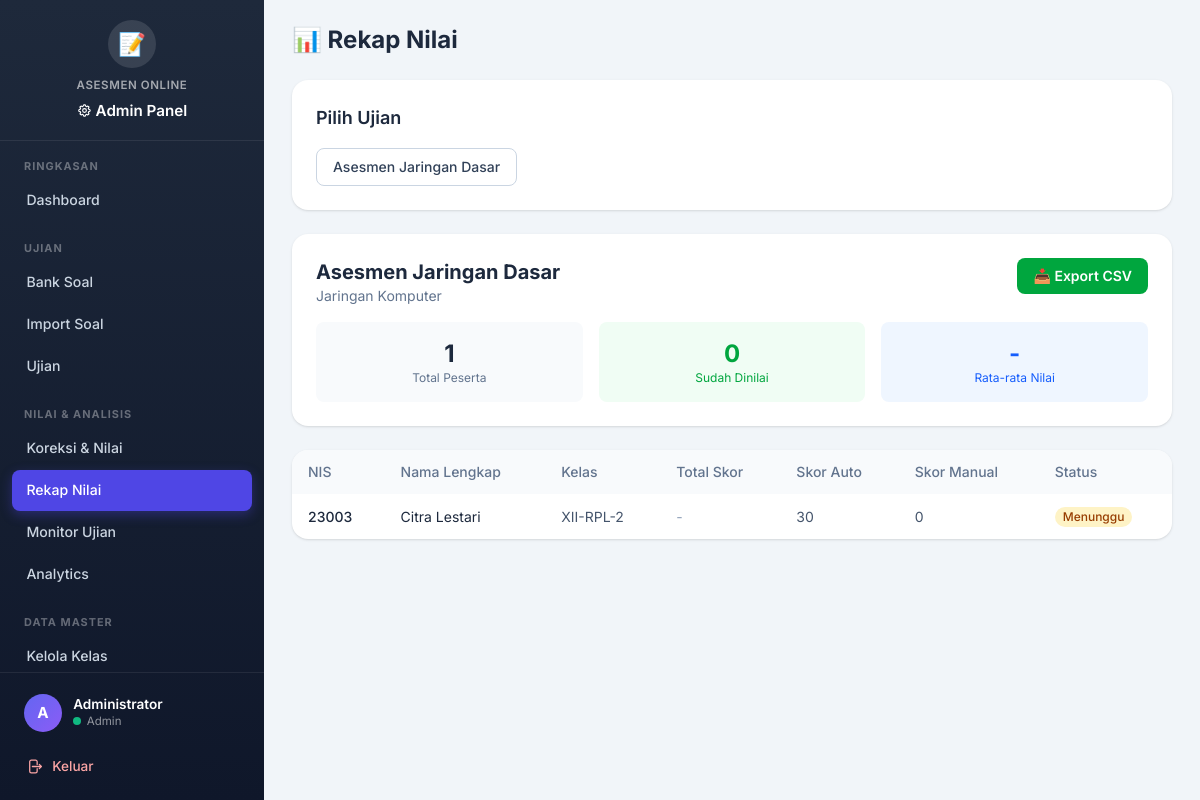
/admin/rekap_nilai.php?ujian=1 (signed in), run on the app's committed database.
### tables this page shows
CREATE TABLE IF NOT EXISTS ujian (
  id INT AUTO_INCREMENT PRIMARY KEY,
  judul VARCHAR(150) NOT NULL,
  mata_pelajaran VARCHAR(100) NULL,
  deskripsi TEXT NULL,
  tanggal_mulai DATETIME NULL,
  tanggal_selesai DATETIME NULL,
  durasi_menit INT NOT NULL DEFAULT 60,
  status ENUM('draft','aktif','selesai') NOT NULL DEFAULT 'draft',
  acak_soal TINYINT(1) NOT NULL DEFAULT 0,
  tampilkan_hasil TINYINT(1) NOT NULL DEFAULT 1,
  created_by INT NULL,
  created_at TIMESTAMP DEFAULT CURRENT_TIMESTAMP,
  updated_at TIMESTAMP DEFAULT CURRENT_TIMESTAMP ON UPDATE CURRENT_TIMESTAMP,
  CONSTRAINT fk_ujian_admin FOREIGN KEY (created_by) REFERENCES admin_users(id) ON DELETE SET NULL,
  KEY idx_ujian_status (status)
);

CREATE TABLE IF NOT EXISTS sesi_ujian (
  id INT AUTO_INCREMENT PRIMARY KEY,
  id_ujian INT NOT NULL,
  id_siswa INT NOT NULL,
  mulai_pada DATETIME NULL,
  berakhir_pada DATETIME NULL,      
  submitted_at DATETIME NULL,
  status ENUM('berlangsung','submitted','dinilai','dikoreksi') NOT NULL DEFAULT 'berlangsung',
  total_skor INT NOT NULL DEFAULT 0,
  total_poin_auto INT NOT NULL DEFAULT 0,
  total_poin_manual INT NOT NULL DEFAULT 0,
  ip_address VARCHAR(45) NULL,
  created_at TIMESTAMP DEFAULT CURRENT_TIMESTAMP,
  CONSTRAINT fk_sesi_ujian FOREIGN KEY (id_ujian) REFERENCES ujian(id) ON DELETE CASCADE,
  CONSTRAINT fk_sesi_siswa FOREIGN KEY (id_siswa) REFERENCES siswa(id) ON DELETE CASCADE,
  UNIQUE KEY uk_sesi (id_ujian, id_siswa),
  KEY idx_sesi_siswa (id_siswa)
);

CREATE TABLE IF NOT EXISTS siswa (
  id INT AUTO_INCREMENT PRIMARY KEY,
  nis VARCHAR(50) NOT NULL UNIQUE,
  nama_lengkap VARCHAR(100) NOT NULL,
  password VARCHAR(255) NOT NULL,
  kelas_id INT NULL,
  is_active TINYINT(1) DEFAULT 1,
  created_at TIMESTAMP DEFAULT CURRENT_TIMESTAMP,
  CONSTRAINT fk_siswa_kelas FOREIGN KEY (kelas_id) REFERENCES kelas(id) ON DELETE SET NULL,
  KEY idx_siswa_kelas (kelas_id)
);

CREATE TABLE IF NOT EXISTS kelas (
  id INT AUTO_INCREMENT PRIMARY KEY,
  nama_kelas VARCHAR(50) NOT NULL UNIQUE,
  created_at TIMESTAMP DEFAULT CURRENT_TIMESTAMP
);

### core/functions.php (called while the page is built, shortened)
<?php
function e($value) {
    return htmlspecialchars((string)$value, ENT_QUOTES, 'UTF-8');
}

### admin/rekap_nilai.php (the view, shortened to what this page needs)
<?php
$conn = db();
$ujian_id = (int)($_GET['ujian'] ?? 0);
$ujian_list = $conn->query("SELECT * FROM ujian ORDER BY id DESC")->fetch_all(MYSQLI_ASSOC);
if ($ujian_id > 0) {
    $ujian = $conn->prepare("SELECT * FROM ujian WHERE id = ?");
    $ujian->bind_param('i', $ujian_id);
    $ujian->execute();
    $ujian_data = $ujian->get_result()->fetch_assoc();
    $rekap = $conn->prepare("
        SELECT s.*,
            uj.nis, uj.nama_lengkap, uj.kelas_id,
            k.nama_kelas,
            (SELECT COUNT(*) FROM ujian_soal WHERE id_ujian = ?) AS total_soal,
            (SELECT COALESCE(SUM(b.poin), 0) FROM ujian_soal us JOIN bank_soal b ON b.id = us.id_soal WHERE us.id_ujian = ?) AS total_poin
        FROM sesi_ujian s
        JOIN siswa uj ON uj.id = s.id_siswa
        LEFT JOIN kelas k ON k.id = uj.kelas_id
        WHERE s.id_ujian = ? AND s.status IN ('submitted', 'dinilai')
        ORDER BY k.nama_kelas, uj.nama_lengkap
    ");
    $rekap->bind_param('iii', $ujian_id, $ujian_id, $ujian_id);
    $rekap->execute();
    $rekap_list = $rekap->get_result()->fetch_all(MYSQLI_ASSOC);
} else {
    $ujian_data = null;
    $rekap_list = [];
}
require __DIR__ . '/../views/layout_admin_top.php';
?>
<h1 class="mb-6 text-2xl font-bold text-slate-800">📊 Rekap Nilai</h1>
<div class="mb-6 rounded-2xl bg-white p-6 shadow">
  <h2 class="mb-4 text-lg font-semibold text-slate-800">Pilih Ujian</h2>
  <div class="flex flex-wrap gap-2">
    <?php foreach ($ujian_list as $u): ?>
      <a href="/admin/rekap_nilai.php?ujian=<?= $u['id'] ?>"
         class="rounded-lg border <?= $ujian_id === $u['id'] ? 'border-blue-500 bg-blue-50 text-blue-700' : 'border-slate-300 bg-white text-slate-700 hover:bg-slate-50' ?> px-4 py-2 text-sm font-medium">
        <?= e($u['judul']) ?>
      </a>
    <?php endforeach; ?>
  </div>
</div>
<?php if ($ujian_data): ?>
  <div class="mb-6 rounded-2xl bg-white p-6 shadow">
    <div class="flex items-start justify-between">
      <div>
        <h2 class="text-xl font-bold text-slate-800"><?= e($ujian_data['judul']) ?></h2>
        <p class="text-sm text-slate-500"><?= e($ujian_data['mata_pelajaran'] ?? 'Umum') ?></p>
      </div>
      <div class="flex gap-2">
        <form method="post" class="inline">
          <button type="submit" class="rounded-lg bg-green-600 px-4 py-2 text-sm font-semibold text-white hover:bg-green-700">
            📥 Export CSV
          </button>
        </form>
      </div>
    </div>
    <?php
    $total_peserta = count($rekap_list);
    $sudah_dinilai = count(array_filter($rekap_list, fn($r) => $r['status'] === 'dinilai'));
    $rata_rata = 0;
    ?>
    <div class="mt-4 grid grid-cols-3 gap-4">
      <div class="rounded-lg bg-slate-50 p-4 text-center">
        <div class="text-2xl font-bold text-slate-800"><?= $total_peserta ?></div>
        <div class="text-xs text-slate-500">Total Peserta</div>
      </div>
      <div class="rounded-lg bg-green-50 p-4 text-center">
        <div class="text-2xl font-bold text-green-600"><?= $sudah_dinilai ?></div>
        <div class="text-xs text-green-600">Sudah Dinilai</div>
      </div>
      <div class="rounded-lg bg-blue-50 p-4 text-center">
        <div class="text-2xl font-bold text-blue-600"><?= $rata_rata > 0 ? number_format($rata_rata, 1) : '-' ?></div>
        <div class="text-xs text-blue-600">Rata-rata Nilai</div>
      </div>
    </div>
  </div>
  <div class="overflow-hidden rounded-2xl bg-white shadow">
    <table class="w-full text-left text-sm">
      <thead class="bg-slate-50 text-slate-500">
        <tr>
          <th class="px-4 py-3 font-medium">NIS</th>
          <th class="px-4 py-3 font-medium">Nama Lengkap</th>
          <th class="px-4 py-3 font-medium">Kelas</th>
          <th class="px-4 py-3 font-medium">Total Skor</th>
          <th class="px-4 py-3 font-medium">Skor Auto</th>
          <th class="px-4 py-3 font-medium">Skor Manual</th>
          <th class="px-4 py-3 font-medium">Status</th>
        </tr>
      </thead>
      <tbody class="divide-y divide-slate-100">
        <?php foreach ($rekap_list as $r): ?>
          <tr class="hover:bg-slate-50">
            <td class="px-4 py-3 font-medium text-slate-800"><?= e($r['nis']) ?></td>
            <td class="px-4 py-3 text-slate-800"><?= e($r['nama_lengkap']) ?></td>
            <td class="px-4 py-3 text-slate-600"><?= e($r['nama_kelas'] ?? '-') ?></td>
            <td class="px-4 py-3">
              <?php if ($r['status'] === 'dinilai'): ?>
                <span class="font-bold <?= $r['total_skor'] >= $r['total_poin'] * 0.7 ? 'text-green-600' : ($r['total_skor'] >= $r['total_poin'] * 0.5 ? 'text-amber-600' : 'text-red-600') ?>">
                  <?= (int)$r['total_skor'] ?> / <?= (int)$r['total_poin'] ?>
                </span>
              <?php else: ?>
                <span class="text-slate-400">-</span>
              <?php endif; ?>
            </td>
            <td class="px-4 py-3 text-slate-600"><?= (int)$r['total_poin_auto'] ?></td>
            <td class="px-4 py-3 text-slate-600"><?= (int)$r['total_poin_manual'] ?></td>
            <td class="px-4 py-3">
              <?php if ($r['status'] === 'dinilai'): ?>
                <span class="inline-flex rounded-full bg-green-100 px-2 py-0.5 text-xs font-medium text-green-800">Dinilai</span>
              <?php else: ?>
                <span class="inline-flex rounded-full bg-amber-100 px-2 py-0.5 text-xs font-medium text-amber-800">Menunggu</span>
              <?php endif; ?>
            </td>
          </tr>
        <?php endforeach; ?>
      </tbody>
    </table>
  </div>
<?php endif; ?>
<?php require __DIR__ . '/../views/layout_admin_bottom.php'; ?>

### assets/css/theme.css (style rules this page uses)
:root { --primary: #4f46e5; --primary-hover: #4338ca; --primary-light: #eef2ff; --secondary: #64748b; --success: #10b981; --success-light: #d1fae5; --warning: #f59e0b; --warning-light: #fef3c7; --danger: #ef4444; --danger-light: #fee2e2; --info: #3b82f6; --info-light: #dbeafe; --dark: #1e293b; --light: #f8fafc; --border: #e2e8f0; --sidebar-width: 264px; --sidebar-bg: linear-gradient(180deg, #1e293b 0%, #0f172a 100%); --card-shadow: 0 1px 3px rgba(0,0,0,0.06), 0 1px 2px rgba(0,0,0,0.04); --card-hover-shadow: 0 10px 25px rgba(0,0,0,0.10); --radius: 12px; --radius-sm: 8px; --font: 'Inter', system-ui, -apple-system, sans-serif; --transition: 0.2s ease; }
* { font-family: var(--font); }
body { font-size: 16px; line-height: 1.6; }

### data on the page
ujian: judul "Asesmen Jaringan Dasar", mata_pelajaran "Jaringan Komputer"
sesi_ujian: status "0", id_siswa.nis "23003", id_siswa.nama_lengkap "Citra Lestari", kelas.nama_kelas "XII-RPL-2", total_poin_auto "30", total_poin_manual "0", shows "Menunggu"

### other printed values
$section['label'] "RINGKASAN"
$item['label'] "Dashboard"
$section['label'] "UJIAN"
$item['label'] "Bank Soal"
$item['label'] "Import Soal"
$item['label'] "Ujian"
$section['label'] "NILAI & ANALISIS"
$item['label'] "Koreksi & Nilai"
$item['label'] "Rekap Nilai"
$item['label'] "Monitor Ujian"
$item['label'] "Analytics"
$section['label'] "DATA MASTER"
$item['label'] "Kelola Kelas"
$admin_avatar "A"
$admin_nama "Administrator"
